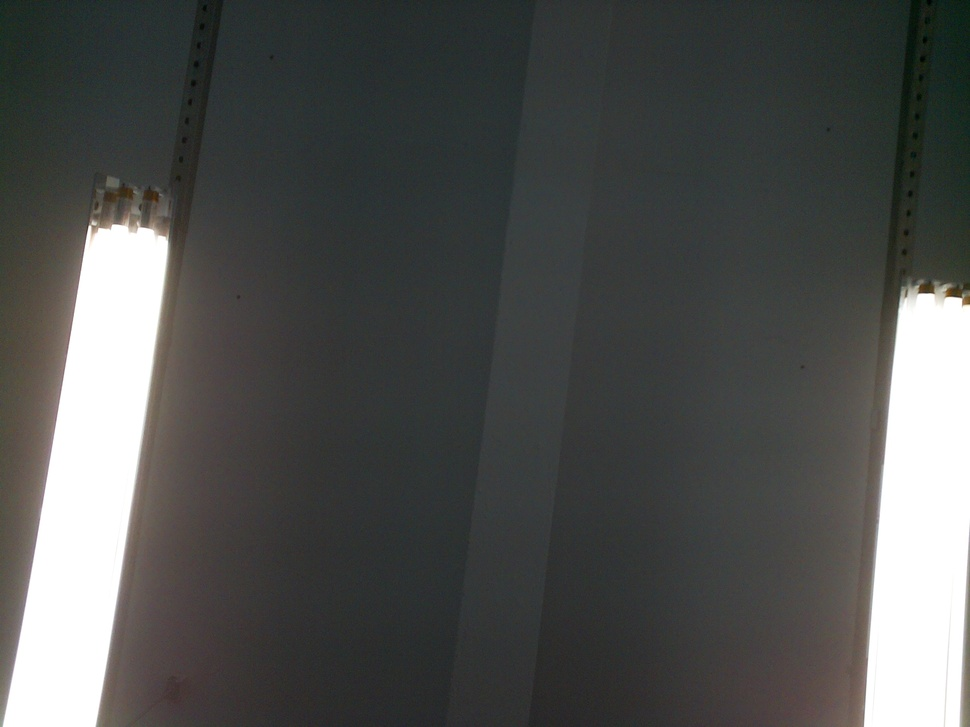
#> input picture captured_image.jpg, 970 x 727 px, shrunk from 2592 x 1944 before the run, found by its file name
$ python crop.py
#> lines starting #> are read from the running program, lines starting #| are printed output that depends on the picture; after the words box and inside, x2 and y2 are one past the last pixel; in counts of white or black regions, pixels touching at a corner belong together
import cv2
import numpy as np

input_image = cv2.imread("captured_image.jpg", cv2.IMREAD_UNCHANGED)
#> input_image is the input picture: shape (727, 970, 3); mean B, G, R 79.8, 81.5, 80.1

height = input_image.shape[0]
#> height = 727
width = input_image.shape[1]
#> width = 970

if len(input_image.shape) == 2:
    gray_input_image = input_image.copy()
else:
    gray_input_image = cv2.cvtColor(input_image, cv2.COLOR_BGR2GRAY)

upper_threshold, thresh_input_image = cv2.threshold(
    gray_input_image, thresh=0, maxval=255, type=cv2.THRESH_BINARY + cv2.THRESH_OTSU
)
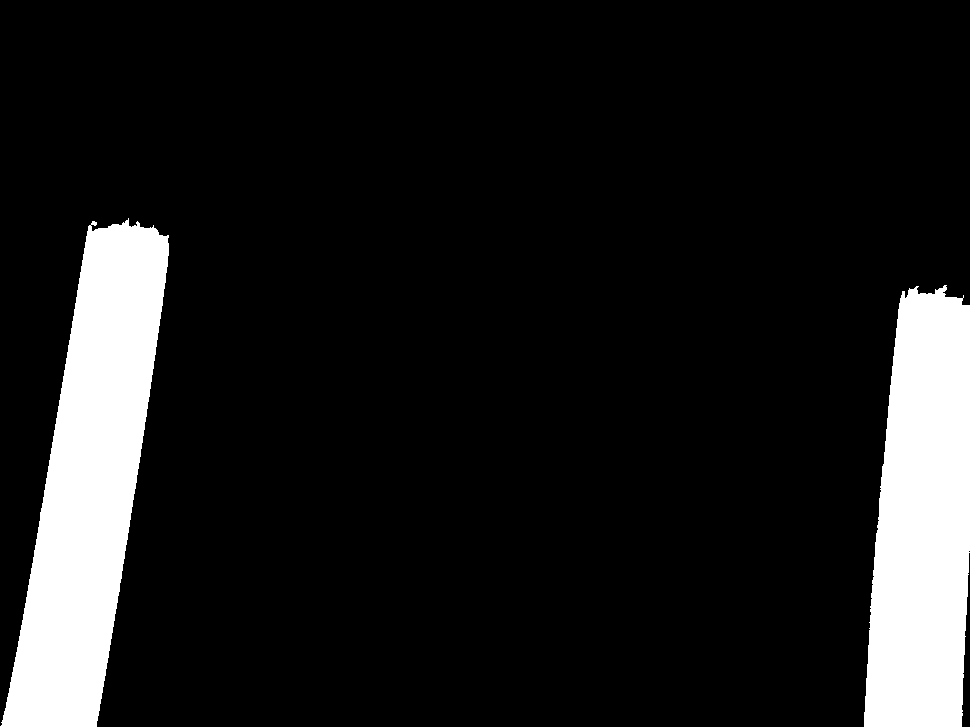
#> thresh_input_image: shape (727, 970); 11.8% white; 2 white regions, box (x1, y1, x2, y2) and area: (0, 218, 169, 727) 45057, (864, 285, 970, 727) 38254
#> upper_threshold = 155

lower_threshold = 0.5 * upper_threshold
#> lower_threshold = 77.5

canny = cv2.Canny(input_image, lower_threshold, upper_threshold)
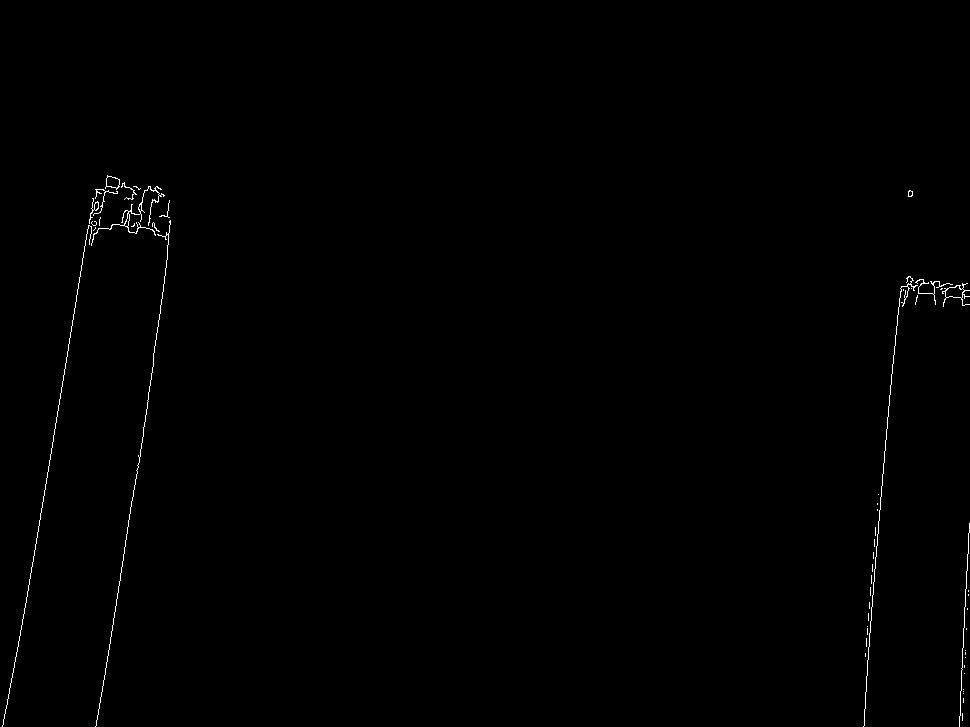
#> canny: shape (727, 970); 0.4% white in thin lines or dots, all inside (x1, y1, x2, y2) = (2, 175, 970, 727)
pts = np.argwhere(canny > 0)
#> pts = 2824 pairs, first value 175 to 726, second value 2 to 969

y1, x1 = pts.min(axis=0)
#> y1 = 175; x1 = 2
y2, x2 = pts.max(axis=0)
#> y2 = 726; x2 = 969

output_image = input_image[y1:y2, x1:x2]
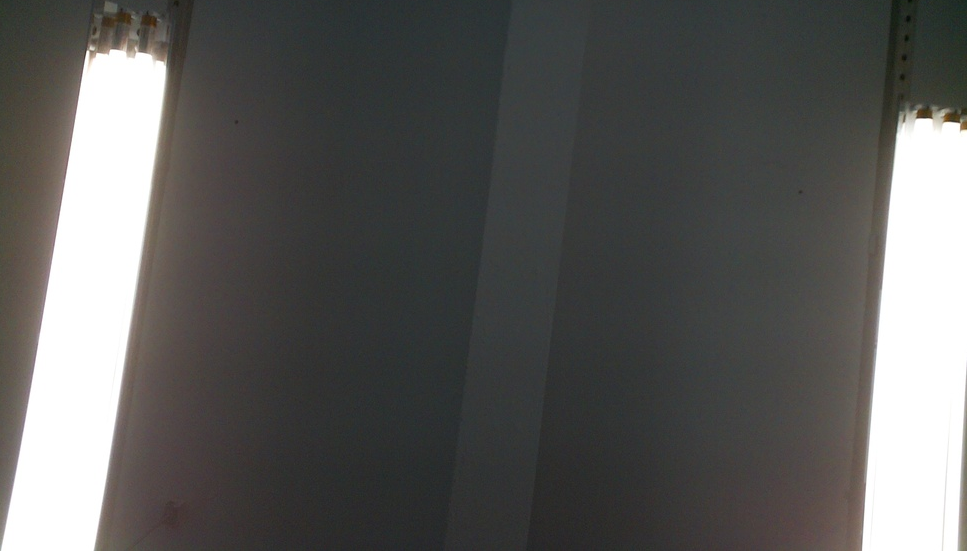
#> output_image: shape (551, 967, 3); mean B, G, R 90.1, 91.8, 92.1
output_path = 'savedImage.jpg'
cv2.imwrite( output_path,  output_image)
